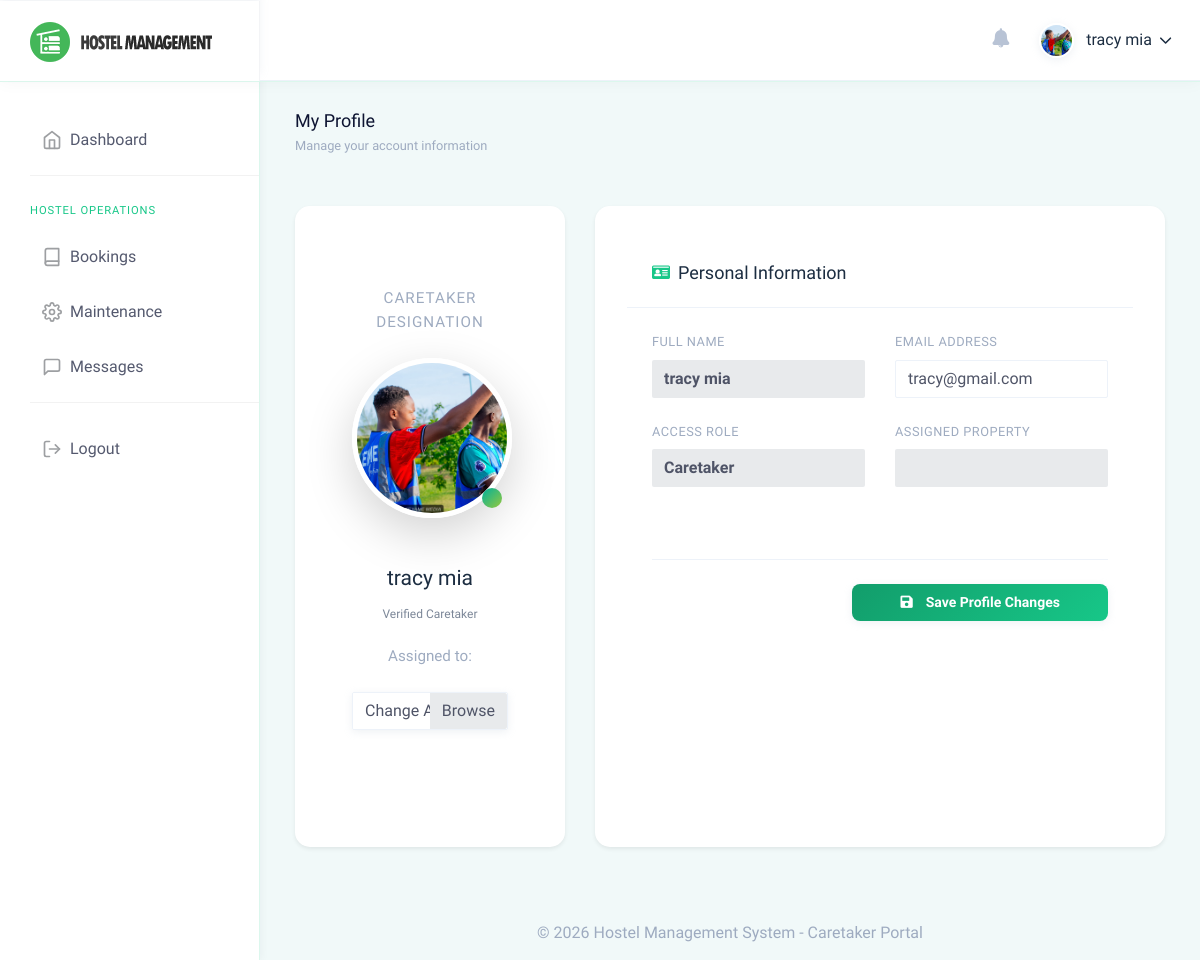
The app's page /caretaker/profile.php (signed in) with its own data.
### tables this page shows
CREATE TABLE `users` (
  `id` int(11) NOT NULL,
  `tenant_id` int(11) DEFAULT NULL,
  `email` varchar(255) NOT NULL,
  `password` varchar(255) NOT NULL,
  `role` enum('admin','landlord','client','caretaker') NOT NULL,
  `full_name` varchar(255) NOT NULL,
  `first_name` varchar(255) DEFAULT NULL,
  `middle_name` varchar(255) DEFAULT NULL,
  `last_name` varchar(255) DEFAULT NULL,
  `gender` varchar(50) DEFAULT NULL,
  `contact_no` varchar(50) DEFAULT NULL,
  `profile_pic` varchar(255) DEFAULT NULL,
  `id_no` varchar(50) DEFAULT NULL,
  `status` enum('active','suspended') DEFAULT 'active',
  `created_at` timestamp NOT NULL DEFAULT current_timestamp(),
  `original_id` int(11) DEFAULT NULL,
  `original_table` varchar(50) DEFAULT NULL,
  `assigned_hostel_id` int(11) DEFAULT NULL
);

### caretaker/profile.php (the view, shortened to what this page needs)
<?php
    include('../includes/check-login.php');
    $aid = $_SESSION['id'];
?>
<!DOCTYPE html>
<html dir="ltr" lang="en">
<head>
    <link href="../dist/css/style.min.css" rel="stylesheet">
    <link href="../assets/css/public-pages.css" rel="stylesheet">
    <link href="../assets/css/custom-gradients.css" rel="stylesheet">
</head>
<body>
    <div id="main-wrapper" data-theme="light" data-layout="vertical" data-navbarbg="skin6" data-sidebartype="full" data-sidebar-position="fixed" data-header-position="fixed" data-boxed-layout="full">
        <header class="topbar" data-navbarbg="skin6">
            <?php include 'includes/navigation.php'?>
        </header>
        <aside class="left-sidebar" data-sidebarbg="skin6">
            <div class="scroll-sidebar" data-sidebarbg="skin6">
                <?php include 'includes/sidebar.php'?>
            </div>
        </aside>
        <div class="page-wrapper">
            <div class="page-breadcrumb">
                <div class="row">
                    <div class="col-7 align-self-center">
                        <h4 class="page-title text-truncate text-dark font-weight-medium mb-1">My Profile</h4>
                        <p class="text-muted small">Manage your account information</p>
                    </div>
                </div>
            </div>
            <div class="container-fluid">
                <form method="POST" enctype="multipart/form-data">
                    <div class="row">
                        <?php
                        $ret="SELECT u.*, h.name as hostel_name FROM users u LEFT JOIN hostels h ON u.assigned_hostel_id = h.id WHERE u.id=?";
                        $stmt= $mysqli->prepare($ret) ;
                        $stmt->bind_param('i',$aid);
                        $stmt->execute();
                        $res=$stmt->get_result();
                        if($row=$res->fetch_object()):
                        ?>
                        <div class="col-lg-4 col-md-5 mb-4">
                            <div class="card pub-card h-100 shadow-md border-0">
                                <div class="card-body text-center py-5">
                                    <p class="text-muted small text-uppercase font-weight-ExtraBold mb-4" style="letter-spacing: 1px;">Caretaker Designation</p>
                                    <div class="mb-5 position-relative">
                                        <?php
                                        $pic = $row->profile_pic ? "../uploads/profiles/" . $row->profile_pic : "../assets/images/users/user-icn.png";
                                        ?>
                                        <div class="position-relative d-inline-block">
                                            <div class="pub-avatar-ring">
                                                <img src="<?php echo $pic; ?>" alt="user" class="rounded-circle shadow-lg" width="160" height="160" style="object-fit: cover; border: 5px solid #fff;">
                                            </div>
                                            <span class="badge badge-success position-absolute border-white border-2" style="bottom: 10px; right: 10px; width: 20px; height: 20px; border-radius: 50%;">&nbsp;</span>
                                        </div>
                                    </div>
                                    <h3 class="font-weight-ExtraBold text-dark mt-2" style="font-family: var(--theme-highlight-font);"><?php echo htmlentities($row->full_name); ?></h3>
                                    <div class="badge badge-light-primary px-3 py-2 rounded-pill mb-3">Verified Caretaker</div>
                                    <p class="text-muted">Assigned to: <br><strong class="text-primary"><?php echo htmlentities($row->hostel_name); ?></strong></p>
                                    <div class="custom-file mt-4 shadow-sm border rounded overflow-hidden">
                                        <label class="custom-file-label text-left border-0" for="profile_pic" style="border-radius: 0;">Change Avatar</label>
                                    </div>
                                </div>
                            </div>
                        </div>
                        <div class="col-lg-8 col-md-7 mb-4">
                            <div class="card pub-card h-100 shadow-md border-0">
                                <div class="card-header bg-white py-4 border-bottom">
                                    <h4 class="mb-0 text-dark font-weight-ExtraBold" style="font-family: var(--theme-highlight-font);"><i class="fas fa-id-card mr-2 text-primary"></i>Personal Information</h4>
                                </div>
                                <div class="card-body py-4">
                                    <div class="row">
                                        <div class="col-md-6 mb-4">
                                            <label class="text-muted font-weight-ExtraBold small text-uppercase mb-2 d-block" style="letter-spacing: 0.5px;">Full Name</label>
                                            <input type="text" value="<?php echo htmlentities($row->full_name); ?>" disabled class="form-control bg-light border-0" style="font-weight: 600;">
                                        </div>
                                        <div class="col-md-6 mb-4">
                                            <label class="text-muted font-weight-ExtraBold small text-uppercase mb-2 d-block" style="letter-spacing: 0.5px;">Email Address</label>
                                            <input type="email" class="form-control border shadow-none" name="emailid" value="<?php echo htmlentities($row->email); ?>" required style="font-weight: 500;">
                                        </div>
                                        <div class="col-md-6 mb-4">
                                            <label class="text-muted font-weight-ExtraBold small text-uppercase mb-2 d-block" style="letter-spacing: 0.5px;">Access Role</label>
                                            <input type="text" value="Caretaker" disabled class="form-control bg-light border-0" style="font-weight: 600;">
                                        </div>
                                        <div class="col-md-6 mb-4">
                                            <label class="text-muted font-weight-ExtraBold small text-uppercase mb-2 d-block" style="letter-spacing: 0.5px;">Assigned Property</label>
                                            <input type="text" value="<?php echo htmlentities($row->hostel_name); ?>" disabled class="form-control bg-light border-0" style="font-weight: 600;">
                                        </div>
                                    </div>
                                    <div class="mt-5 pt-4 border-top text-right">
                                        <button type="submit" name="update" class="btn btn-pub-solid px-5 shadow-sm">
                                            <i class="fas fa-save mr-2"></i> Save Profile Changes
                                        </button>
                                    </div>
                                </div>
                            </div>
                        </div>
                        <?php endif; ?>
                    </div>
                 </form>
            </div>
            <?php include 'includes/footer.php' ?>
        </div>
    </div>
</body>
</html>

### caretaker/includes/navigation.php (shortened to what this page needs)
<nav class="navbar top-navbar navbar-expand-md">
    <div class="navbar-header" data-logobg="skin6">
        <div class="navbar-brand">
            <a href="dashboard.php">
                <b class="logo-icon">
                    <img src="../assets/images/logo-icon-nav.png" alt="homepage" class="dark-logo" />
                </b>
                <span class="logo-text">
                    <img src="../assets/images/logo-text-nav.png" alt="homepage" class="dark-logo" />
                </span>
            </a>
        </div>
    </div>
    <div class="navbar-collapse collapse" id="navbarSupportedContent">
        <ul class="navbar-nav float-right">
            <?php
                if (isset($_SESSION['id'])) {
                    $uid = $_SESSION['id'];
                    $u_stmt = $mysqli->prepare("SELECT full_name, profile_pic FROM users WHERE id = ?");
                    $u_stmt->bind_param('i', $uid);
                    $u_stmt->execute();
                    $u_data = $u_stmt->get_result()->fetch_assoc();
                    $navName = $u_data['full_name'] ?? 'Caretaker';
                    $navPic = ($u_data['profile_pic']) ? "../uploads/profiles/" . $u_data['profile_pic'] : "../assets/images/users/user-icn.png";
                }
            ?>
            <li class="nav-item dropdown">
                <a class="nav-link dropdown-toggle pl-md-3 position-relative" href="javascript:void(0)"
                    id="bell" role="button" data-toggle="dropdown" aria-haspopup="true"
                    aria-expanded="false">
                    <span><i class="fas fa-bell" style="font-size: 1.2rem;"></i></span>
                </a>
            </li>
            <li class="nav-item dropdown">
                <a class="nav-link dropdown-toggle" href="javascript:void(0)" data-toggle="dropdown"
                    aria-haspopup="true" aria-expanded="false">
                    <img src="<?php echo $navPic; ?>" alt="user" class="rounded-circle shadow-sm" width="35" height="35" style="object-fit: cover; border: 2px solid #fff;">
                    <span class="ml-2 d-none d-lg-inline-block font-weight-ExtraBold text-dark"><?php echo htmlentities($navName); ?> <i data-feather="chevron-down" class="svg-icon"></i></span>
                </a>
            </li>
        </ul>
    </div>
</nav>

### assets/css/public-pages.css (style rules this page uses)
:root { --theme-primary-color: #17c788; --theme-secondary-color: #0d1432; --theme-ordinary-color: #74777b; --theme-gray-color: #f5f5f5; --theme-white-color: #ffffff; --pub-navy: var(--theme-secondary-color); --pub-blue: var(--theme-primary-color); --pub-soft: var(--theme-ordinary-color); --pub-light: var(--theme-gray-color); --pub-white: var(--theme-white-color); --pub-gradient: linear-gradient(135deg, #129d6b 0%, #17c788 100%); --pub-gradient-vibrant: linear-gradient(135deg, #17c788 0%, #17c788 100%); --pub-glass: rgba(255, 255, 255, 0.15); --pub-glass-strong: rgba(255, 255, 255, 0.92); --pub-shadow-sm: 0 2px 8px rgba(13, 20, 50, 0.08); --pub-shadow-md: 0 8px 24px rgba(13, 20, 50, 0.12); --pub-shadow-lg: 0 16px 48px rgba(13, 20, 50, 0.18); --pub-radius: 16px; --pub-radius-sm: 10px; --pub-transition: all 0.3s ease-in-out; --theme-ordinary-font: 'Muli', sans-serif; --theme-highlight-font: 'Comfortaa', cursive; }
.btn-pub-solid { display: inline-flex; align-items: center; gap: 5px; padding: 8px 22px; border-radius: 8px; border: none; background: var(--pub-gradient); color: #fff; font-weight: 600; font-size: 0.875rem; text-decoration: none; transition: var(--pub-transition); cursor: pointer; }
.pub-card { background: var(--pub-glass-strong); border: 1px solid rgba(123, 164, 208, 0.15); border-radius: var(--pub-radius); padding: 32px; transition: var(--pub-transition); backdrop-filter: blur(10px); }
.pub-card p { color: #5a6b7d; font-size: 0.95rem; line-height: 1.6; margin: 0; }
.transation-3s, .transation-3s:hover, .hover-zoomer img, .hover-bg-white, a, a:hover, .btn, .btn:hover { -moz-transition: all 300ms ease-in-out 0s; -webkit-transition: all 300ms ease-in-out 0s; transition: all 300ms ease-in-out 0s; }
.left-sidebar, .topbar, .page-wrapper::before { backdrop-filter: var(--pub-glass); -webkit-backdrop-filter: var(--pub-glass); }
.left-sidebar { background: rgba(13, 20, 50, 0.95) !important; border-right: 1px solid rgba(255, 255, 255, 0.05) !important; }
.topbar { background: rgba(255, 255, 255, 0.95) !important; border-bottom: 1px solid rgba(23, 199, 136, 0.15) !important; }
.card { background: #ffffff !important; border: 1px solid rgba(23, 199, 136, 0.1) !important; box-shadow: var(--pub-shadow-sm) !important; }
.text-primary { color: var(--theme-primary-color) !important; }
.page-wrapper { background: rgba(23, 199, 136, 0.03) !important; min-height: 100vh; }

### assets/css/custom-gradients.css (style rules this page uses)
:root { --gradient-primary: linear-gradient(135deg, #129d6b 0%, #17c788 100%); --gradient-success: linear-gradient(135deg, #00b09b 0%, #96c93d 100%); --gradient-danger: linear-gradient(135deg, #ff5f6d 0%, #ffc371 100%); --gradient-warning: linear-gradient(135deg, #f7b733 0%, #fc4a1a 100%); --gradient-info: linear-gradient(135deg, #36D1DC 0%, #5B86E5 100%); --gradient-brand-1: linear-gradient(135deg, #0d7f55 0%, #129d6b 100%); --gradient-brand-2: linear-gradient(135deg, #129d6b 0%, #17c788 100%); --gradient-brand-3: linear-gradient(135deg, #17c788 0%, #1ee09e 100%); --gradient-brand-4: linear-gradient(135deg, #1ee09e 0%, #46f5b9 100%); --sidebar-gradient: linear-gradient(180deg, #0d1432 0%, #162040 100%); --shadow-sm: 0 2px 4px rgba(0, 0, 0, 0.05); --shadow-md: 0 4px 12px rgba(0, 0, 0, 0.1); --shadow-lg: 0 8px 24px rgba(0, 0, 0, 0.15); }
body { font-family: 'Muli', sans-serif !important; }
h1, h2, h3, h4, h5, h6, .page-title, .card-title, .sidebar-nav .nav-small-cap { font-family: 'Comfortaa', cursive !important; }
.btn { transition: all 0.3s cubic-bezier(0.4, 0, 0.2, 1) !important; }
.left-sidebar { background: #ffffff !important; border-right: 1px solid rgba(23, 199, 136, 0.15) !important; box-shadow: 2px 0 8px rgba(13, 20, 50, 0.04); }
.scroll-sidebar { background: #ffffff !important; }
.card { border: none !important; border-radius: 15px !important; box-shadow: 0 0.125rem 0.25rem rgba(0, 0, 0, 0.075) !important; transition: all 0.3s cubic-bezier(0.4, 0, 0.2, 1); }
.topbar { background: #fff !important; box-shadow: 0 2px 15px rgba(0, 0, 0, 0.03) !important; }
.topbar .navbar-brand { border-right: 1px solid #f3f4f6; }
.badge { padding: 5px 10px; font-weight: 500; border-radius: 6px; }
.badge-success { background: var(--gradient-success) !important; color: white !important; }
a { color: #17c788; }
.page-title { color: #0d1432 !important; }
.text-primary { color: #17c788 !important; }

### records on screen
users: profile_pic (picture), full_name "tracy mia", emailid "tracy@gmail.com"
